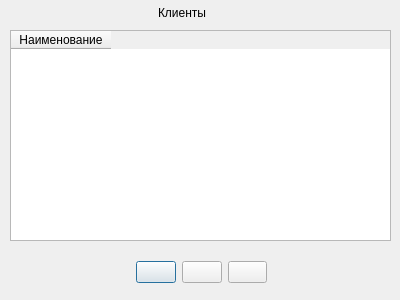
<?xml version="1.0" encoding="UTF-8"?>
<ui version="4.0">
 <class>guideDialog</class>
 <widget class="QDialog" name="guideDialog">
  <property name="windowModality">
   <enum>Qt::WindowModal</enum>
  </property>
  <property name="geometry">
   <rect>
    <x>0</x>
    <y>0</y>
    <width>400</width>
    <height>300</height>
   </rect>
  </property>
  <property name="minimumSize">
   <size>
    <width>400</width>
    <height>300</height>
   </size>
  </property>
  <property name="maximumSize">
   <size>
    <width>400</width>
    <height>300</height>
   </size>
  </property>
  <property name="windowTitle">
   <string/>
  </property>
  <widget class="QLabel" name="label">
   <property name="geometry">
    <rect>
     <x>158</x>
     <y>5</y>
     <width>71</width>
     <height>16</height>
    </rect>
   </property>
   <property name="styleSheet">
    <string notr="true">font: 75 12pt &quot;MS Shell Dlg 2&quot;;</string>
   </property>
   <property name="text">
    <string>Клиенты</string>
   </property>
  </widget>
  <widget class="QTableWidget" name="tableWidget">
   <property name="geometry">
    <rect>
     <x>10</x>
     <y>30</y>
     <width>381</width>
     <height>211</height>
    </rect>
   </property>
   <column>
    <property name="text">
     <string>Наименование</string>
    </property>
   </column>
  </widget>
  <widget class="QWidget" name="horizontalLayoutWidget">
   <property name="geometry">
    <rect>
     <x>136</x>
     <y>257</y>
     <width>131</width>
     <height>30</height>
    </rect>
   </property>
   <layout class="QHBoxLayout" name="horizontalLayout">
    <item>
     <widget class="QPushButton" name="addButton">
      <property name="text">
       <string/>
      </property>
      <property name="icon">
       <iconset>
        <normaloff>../icons/add48.png</normaloff>../icons/add48.png</iconset>
      </property>
     </widget>
    </item>
    <item>
     <widget class="QPushButton" name="editButton">
      <property name="text">
       <string/>
      </property>
      <property name="icon">
       <iconset>
        <normaloff>../icons/edit48.png</normaloff>../icons/edit48.png</iconset>
      </property>
     </widget>
    </item>
    <item>
     <widget class="QPushButton" name="delButton">
      <property name="text">
       <string/>
      </property>
      <property name="icon">
       <iconset>
        <normaloff>../icons/delete48.png</normaloff>../icons/delete48.png</iconset>
      </property>
     </widget>
    </item>
   </layout>
  </widget>
 </widget>
 <resources/>
 <connections/>
</ui>
